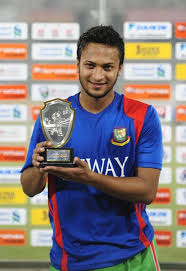
#> input picture f2/training-data/s1/1.jpg, 186 x 271 px
$ python c1.py
#> lines starting #> are read from the running program, lines starting #| are printed output that depends on the picture

# coding: utf-8

# Face Recognition with OpenCV

# To detect faces, I will use the code from my previous article on [face detection](https://www.superdatascience.com/opencv-face-detection/). So if you have not read it, I encourage you to do so to understand how face detection works and its Python coding.

# ### Import Required Modules

# Before starting the actual coding we need to import the required modules for coding. So let's import them first.
#
# - **cv2:** is _OpenCV_ module for Python which we will use for face detection and face recognition.
# - **os:** We will use this Python module to read our training directories and file names.
# - **numpy:** We will use this module to convert Python lists to numpy arrays as OpenCV face recognizers accept numpy arrays.

# In[1]:

#import OpenCV module
import cv2
#import os module for reading training data directories and paths
import os
#import numpy to convert python lists to numpy arrays as
#it is needed by OpenCV face recognizers
import numpy as np
from PIL import Image
from sklearn.svm import SVC


# ### Training Data

# The more images used in training the better. Normally a lot of images are used for training a face recognizer so that it can learn different looks of the same person, for example with glasses, without glasses, laughing, sad, happy, crying, with beard, without beard etc. To keep our tutorial simple we are going to use only 12 images for each person.
#
# So our training data consists of total 2 persons with 12 images of each person. All training data is inside _`training-data`_ folder. _`training-data`_ folder contains one folder for each person and **each folder is named with format `sLabel (e.g. s1, s2)` where label is actually the integer label assigned to that person**. For example folder named s1 means that this folder contains images for person 1. The directory structure tree for training data is as follows:
#
# ```
# training-data
# |-------------- s1
# |               |-- 1.jpg
# |               |-- ...
# |               |-- 12.jpg
# |-------------- s2
# |               |-- 1.jpg
# |               |-- ...
# |               |-- 12.jpg
# ```
#
# The _`test-data`_ folder contains images that we will use to test our face recognizer after it has been successfully trained.

# As OpenCV face recognizer accepts labels as integers so we need to define a mapping between integer labels and persons actual names so below I am defining a mapping of persons integer labels and their respective names.
#
# **Note:** As we have not assigned `label 0` to any person so **the mapping for label 0 is empty**.

# In[2]:

#there is no label 0 in our training data so subject name for index/label 0 is empty
subjects = ["", "Shakib-al-Hasan", "Elvis Presley"]


# ### Prepare training data

# You may be wondering why data preparation, right? Well, OpenCV face recognizer accepts data in a specific format. It accepts two vectors, one vector is of faces of all the persons and the second vector is of integer labels for each face so that when processing a face the face recognizer knows which person that particular face belongs too.
#
# For example, if we had 2 persons and 2 images for each person.
#
# ```
# PERSON-1    PERSON-2
#
# img1        img1
# img2        img2
# ```
#
# Then the prepare data step will produce following face and label vectors.
#
# ```
# FACES                        LABELS
#
# person1_img1_face              1
# person1_img2_face              1
# person2_img1_face              2
# person2_img2_face              2
# ```
#
#
# Preparing data step can be further divided into following sub-steps.
#
# 1. Read all the folder names of subjects/persons provided in training data folder. So for example, in this tutorial we have folder names: `s1, s2`.
# 2. For each subject, extract label number. **Do you remember that our folders have a special naming convention?** Folder names follow the format `sLabel` where `Label` is an integer representing the label we have assigned to that subject. So for example, folder name `s1` means that the subject has label 1, s2 means subject label is 2 and so on. The label extracted in this step is assigned to each face detected in the next step.
# 3. Read all the images of the subject, detect face from each image.
# 4. Add each face to faces vector with corresponding subject label (extracted in above step) added to labels vector.
#
# **[There should be a visualization for above steps here]**

# Did you read my last article on [face detection](https://www.superdatascience.com/opencv-face-detection/)? No? Then you better do so right now because to detect faces, I am going to use the code from my previous article on [face detection](https://www.superdatascience.com/opencv-face-detection/). So if you have not read it, I encourage you to do so to understand how face detection works and its coding. Below is the same code.

# In[3]:

#function to detect face using OpenCV
def detect_face(img):
    #convert the test image to gray image as opencv face detector expects gray images
    gray = cv2.cvtColor(img, cv2.COLOR_BGR2GRAY)

    #load OpenCV face detector, I am using LBP which is fast
    #there is also a more accurate but slow Haar classifier
    face_cascade = cv2.CascadeClassifier('opencv-files/lbpcascade_frontalface.xml')

    #let's detect multiscale (some images may be closer to camera than others) images
    #result is a list of faces
    faces = face_cascade.detectMultiScale(gray, scaleFactor=1.2, minNeighbors=5);

    #if no faces are detected then return original img
    if (len(faces) == 0):
        return None, None

    #under the assumption that there will be only one face,
    #extract the face area
    (x, y, w, h) = faces[0]

    #return only the face part of the image
    return gray[y:y+w, x:x+h], faces[0]


# I am using OpenCV's **LBP face detector**. On _line 4_, I convert the image to grayscale because most operations in OpenCV are performed in gray scale, then on _line 8_ I load LBP face detector using `cv2.CascadeClassifier` class. After that on _line 12_ I use `cv2.CascadeClassifier` class' `detectMultiScale` method to detect all the faces in the image. on _line 20_, from detected faces I only pick the first face because in one image there will be only one face (under the assumption that there will be only one prominent face). As faces returned by `detectMultiScale` method are actually rectangles (x, y, width, height) and not actual faces images so we have to extract face image area from the main image. So on _line 23_ I extract face area from gray image and return both the face image area and face rectangle.
#
# Now you have got a face detector and you know the 4 steps to prepare the data, so are you ready to code the prepare data step? Yes? So let's do it.

# In[4]:

#this function will read all persons' training images, detect face from each image
#and will return two lists of exactly same size, one list
# of faces and another list of labels for each face
def prepare_training_data(data_folder_path):

    #------STEP-1--------
    #get the directories (one directory for each subject) in data folder
#> called with data_folder_path = 'training-data'
    dirs = os.listdir(data_folder_path)

    #list to hold all subject faces
    faces = []
    #list to hold labels for all subjects
    labels = []

    #let's go through each directory and read images within it
    for dir_name in dirs:

        #our subject directories start with letter 's' so
        #ignore any non-relevant directories if any
        if not dir_name.startswith("s"):
            continue;

        #------STEP-2--------
        #extract label number of subject from dir_name
        #format of dir name = slabel
        #, so removing letter 's' from dir_name will give us label
        label = int(dir_name.replace("s", ""))

        #build path of directory containin images for current subject subject
        #sample subject_dir_path = "training-data/s1"
        subject_dir_path = data_folder_path + "/" + dir_name

        #get the images names that are inside the given subject directory
        subject_images_names = os.listdir(subject_dir_path)

        #------STEP-3--------
        #go through each image name, read image,
        #detect face and add face to list of faces
        for image_name in subject_images_names:

            #ignore system files like .DS_Store
            if image_name.startswith("."):
                continue;

            #build image path
            #sample image path = training-data/s1/1.pgm
            image_path = subject_dir_path + "/" + image_name

            #read image
            image = cv2.imread(image_path)
#> image is the input picture: shape (271, 186, 3); mean B, G, R 130.7, 129.1, 138.7

            #display an image window to show the image
            cv2.imshow("Training on image...", cv2.resize(image, (400, 500)))
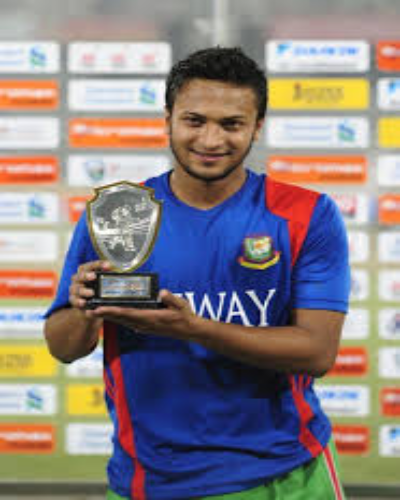
#> window 'Training on image...': shape (500, 400, 3); mean B, G, R 130.6, 129, 138.5
            cv2.waitKey(100)

            #detect face
            face, rect = detect_face(image)
#> in detect_face, `gray = cv2.cvtColor(img, cv2.COLOR_BGR2GRAY)`:
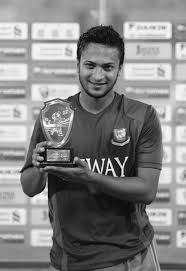
#> gray: shape (271, 186); min 1, max 254, mean 132.2
#> in detect_face, `faces = face_cascade.detectMultiScale(gray, scaleFactor=1.2, minNeighb..`: faces = [[73, 46, 53, 53]]
#> in detect_face, `(x, y, w, h) = faces[0]`: x = 73; y = 46; w = 53
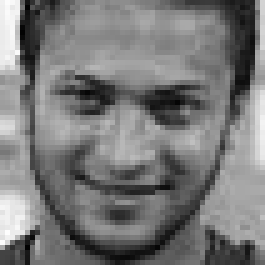
#> face: shape (53, 53) (shown 5 times larger); min 1, max 253, mean 120.7
#> rect = [73, 46, 53, 53]

            #------STEP-4--------
            #for the purpose of this tutorial
            #we will ignore faces that are not detected
            if face is not None:
                #add face to list of faces
                faces.append(face)
                #add label for this face
                labels.append(label)

    cv2.destroyAllWindows()
    cv2.waitKey(1)
    cv2.destroyAllWindows()

    return faces, labels


# I have defined a function that takes the path, where training subjects' folders are stored, as parameter. This function follows the same 4 prepare data substeps mentioned above.
#
# **(step-1)** On _line 8_ I am using `os.listdir` method to read names of all folders stored on path passed to function as parameter. On _line 10-13_ I am defining labels and faces vectors.
#
# **(step-2)** After that I traverse through all subjects' folder names and from each subject's folder name on _line 27_ I am extracting the label information. As folder names follow the `sLabel` naming convention so removing the  letter `s` from folder name will give us the label assigned to that subject.
#
# **(step-3)** On _line 34_, I read all the images names of of the current subject being traversed and on _line 39-66_ I traverse those images one by one. On _line 53-54_ I am using OpenCV's `imshow(window_title, image)` along with OpenCV's `waitKey(interval)` method to display the current image being traveresed. The `waitKey(interval)` method pauses the code flow for the given interval (milliseconds), I am using it with 100ms interval so that we can view the image window for 100ms. On _line 57_, I detect face from the current image being traversed.
#
# **(step-4)** On _line 62-66_, I add the detected face and label to their respective vectors.

# But a function can't do anything unless we call it on some data that it has to prepare, right? Don't worry, I have got data of two beautiful and famous celebrities. I am sure you will recognize them!
#
# ![training-data](visualization/tom-shahrukh.png)
#
# Let's call this function on images of these beautiful celebrities to prepare data for training of our Face Recognizer. Below is a simple code to do that.

# In[5]:

#let's first prepare our training data
#data will be in two lists of same size
#one list will contain all the faces
#and other list will contain respective labels for each face
print("Preparing data...")
faces, labels = prepare_training_data("training-data")
print("Data prepared")

#print total faces and labels
print("Total faces: ", len(faces))
print("Total labels: ", len(labels))


# This was probably the boring part, right? Don't worry, the fun stuff is coming up next. It's time to train our own face recognizer so that once trained it can recognize new faces of the persons it was trained on. Read? Ok then let's train our face recognizer.

# ### Train Face Recognizer

# As we know, OpenCV comes equipped with three face recognizers.
#
# 1. EigenFace Recognizer: This can be created with `cv2.face.createEigenFaceRecognizer()`
# 2. FisherFace Recognizer: This can be created with `cv2.face.createFisherFaceRecognizer()`
# 3. Local Binary Patterns Histogram (LBPH): This can be created with `cv2.face.LBPHFisherFaceRecognizer()`
#
# I am going to use LBPH face recognizer but you can use any face recognizer of your choice. No matter which of the OpenCV's face recognizer you use the code will remain the same. You just have to change one line, the face recognizer initialization line given below.

# In[6]:

#create our LBPH face recognizer
#face_recognizer = cv2.face.LBPHFaceRecognizer_create()

#or use EigenFaceRecognizer by replacing above line with
#face_recognizer = cv2.face.EigenFaceRecognizer_create()
#> (the run stopped early here; a loop or call above may not have finished)
